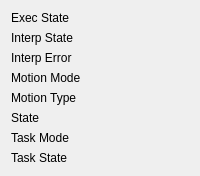
      <widget class="QWidget" name="tabWidget_6Page1">
       <attribute name="title">
        <string>States</string>
       </attribute>
       <layout class="QGridLayout" name="gridLayout_7">
        <item row="6" column="1">
         <widget class="QLabel" name="task_mode_lb">
          <property name="text">
           <string/>
          </property>
         </widget>
        </item>
        <item row="0" column="1">
         <widget class="QLabel" name="exec_state_lb">
          <property name="text">
           <string/>
          </property>
         </widget>
        </item>
        <item row="3" column="1">
         <widget class="QLabel" name="motion_mode_lb">
          <property name="text">
           <string/>
          </property>
         </widget>
        </item>
        <item row="4" column="0">
         <widget class="QLabel" name="label_17">
          <property name="maximumSize">
           <size>
            <width>100</width>
            <height>16777215</height>
           </size>
          </property>
          <property name="text">
           <string>Motion Type</string>
          </property>
         </widget>
        </item>
        <item row="2" column="0">
         <widget class="QLabel" name="label_15">
          <property name="maximumSize">
           <size>
            <width>100</width>
            <height>16777215</height>
           </size>
          </property>
          <property name="text">
           <string>Interp Error</string>
          </property>
         </widget>
        </item>
        <item row="1" column="1">
         <widget class="QLabel" name="interp_state_lb">
          <property name="text">
           <string/>
          </property>
         </widget>
        </item>
        <item row="2" column="1">
         <widget class="QLabel" name="interpreter_errcode_lb">
          <property name="text">
           <string/>
          </property>
         </widget>
        </item>
        <item row="0" column="0">
         <widget class="QLabel" name="label_13">
          <property name="maximumSize">
           <size>
            <width>100</width>
            <height>16777215</height>
           </size>
          </property>
          <property name="text">
           <string>Exec State</string>
          </property>
         </widget>
        </item>
        <item row="7" column="0">
         <widget class="QLabel" name="label_19">
          <property name="maximumSize">
           <size>
            <width>100</width>
            <height>16777215</height>
           </size>
          </property>
          <property name="text">
           <string>Task State</string>
          </property>
         </widget>
        </item>
        <item row="7" column="1">
         <widget class="QLabel" name="task_state_lb">
          <property name="text">
           <string/>
          </property>
         </widget>
        </item>
        <item row="1" column="0">
         <widget class="QLabel" name="label_14">
          <property name="maximumSize">
           <size>
            <width>100</width>
            <height>16777215</height>
           </size>
          </property>
          <property name="text">
           <string>Interp State</string>
          </property>
         </widget>
        </item>
        <item row="3" column="0">
         <widget class="QLabel" name="label_16">
          <property name="maximumSize">
           <size>
            <width>100</width>
            <height>16777215</height>
           </size>
          </property>
          <property name="text">
           <string>Motion Mode</string>
          </property>
         </widget>
        </item>
        <item row="4" column="1">
         <widget class="QLabel" name="motion_type_lb">
          <property name="text">
           <string/>
          </property>
         </widget>
        </item>
        <item row="6" column="0">
         <widget class="QLabel" name="label_18">
          <property name="maximumSize">
           <size>
            <width>100</width>
            <height>16777215</height>
           </size>
          </property>
          <property name="text">
           <string>Task Mode</string>
          </property>
         </widget>
        </item>
        <item row="5" column="1">
         <widget class="QLabel" name="state_lb">
          <property name="text">
           <string/>
          </property>
         </widget>
        </item>
        <item row="5" column="0">
         <widget class="QLabel" name="label_21">
          <property name="maximumSize">
           <size>
            <width>100</width>
            <height>16777215</height>
           </size>
          </property>
          <property name="text">
           <string>State</string>
          </property>
         </widget>
        </item>
       </layout>
      </widget>
